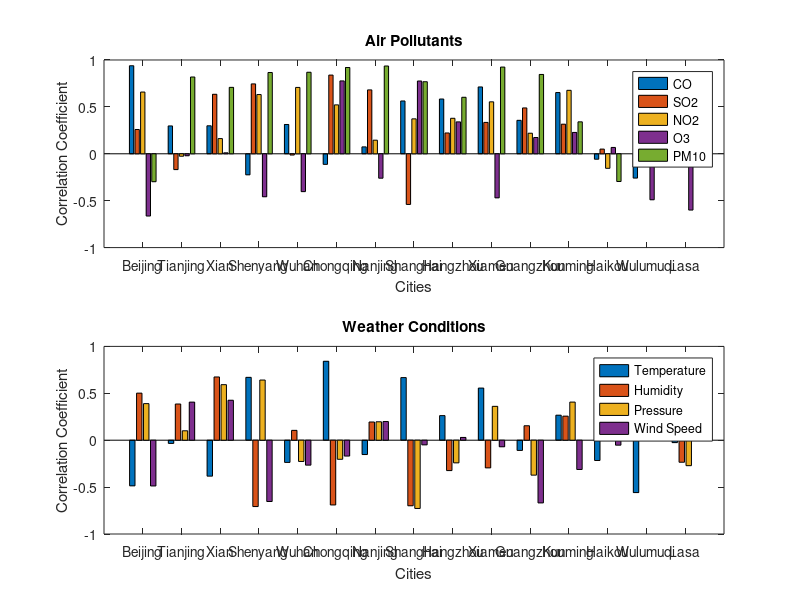

The MATLAB script that drew this image:
function [] = plot_corr2()
%PLOT_CORR_AIR2 Summary of this function goes here
%   Detailed explanation goes here
%CO SO2 NO2 O3 PM10
%Temperature, humidity, barometric pressure, wind speed
%beijing tianjing xian shenyang wuhan chongqing nanjing shanghai hangzhou xiamen
%guangzhou kunming haikou wulumuqi lasa 

matrix_air=[
0.9386851753616189 0.258969860791704 0.6581570683704053 -0.6635269314557718 -0.2977764048768346;
0.2970151730349192 -0.16850873086653623 -0.026044544347534202 -0.02117785491228566 0.8185927043807736;
0.2986362731490203 0.6343849529640924 0.16211000940220266 0.010503059008651422 0.7082407905284146;
-0.22439585481827892 0.7451477615814248 0.6315436799893476 -0.4581777004574942 0.8666273010400635;
0.3123713747600385 -0.013354235782942774 0.7075072956787276 -0.4034868510682738 0.8692662073809835;
-0.11292670141202547 0.8390622144185877 0.5214842068989374 0.7769172807173164 0.9198664009212294;
0.07377788824490299 0.6811835242721188 0.14513234555854404 -0.2604366604678699 0.9357889308526842;
0.563018660508155 -0.5401866524019254 0.372485801969262 0.775843257208883 0.7682180724839671;
0.58396714256749 0.22193222960558825 0.37849829543115926 0.3402777448299055 0.6024947912953795;
0.7126157357741357 0.33463312692567815 0.553892198701271 -0.4698124208731544 0.9244870571418045;
0.3567886930023228 0.48890845422695933 0.21933711907859263 0.17361596961926382 0.8457571976029713;
0.6529495748109188 0.3156602985718347 0.6766649524509585 0.2276900062306776 0.3406992551357994;
-0.05812292509171005 0.05010449332191698 -0.15483677624379355 0.06768958480178659 -0.2954076429291729;
-0.2591339024790996 0.2189240050357496 0.490207111903481 -0.4903353758928199 0.6227624354261166;
0.4289949635852619 0.6345504909496118 0.6276355213818325 -0.5999190939930763 0.8547516006560512;
];
matrix_weather=[
-0.48672293064809197 0.5017199472145376 0.3899595135419343 -0.487845183547441;
-0.03451255045022823 0.38575211697050515 0.10032577813659313 0.4060150840811186;
-0.38336088858459194 0.6741219075332741 0.5920673083609594 0.4260331993940553;
0.6700388325806517 -0.7073976945404608 0.6413062483853513 -0.6535675543866827;
-0.2368622580893463 0.10490187578152815 -0.22664456340662492 -0.2660235922389258;
0.8414627844000605 -0.6903681015935125 -0.2035376875264276 -0.16913337459434938;
-0.15287964766076512 0.19406370662993827 0.1963908961463598 0.1989727425761564;
0.6674996938132969 -0.699127202027389 -0.7277220534198087 -0.04987397424646002;
0.26216802258765 -0.3239706569894847 -0.24158032533655396 0.02941871126668481;
0.5557563915934265 -0.29512938195262175 0.36091671685381715 -0.07025356344817332;
-0.10910994650144137 0.15417335899171478 -0.37255186432668314 -0.6686170453102589;
0.2666703158114223 0.2564613647281571 0.40625947773506976 -0.3122244511691584
-0.2163886712388679 0.2564613647281571 0.2273558201029094 -0.0531472491302192;
-0.5584802107193515 0.43329398447151113 0.5393450727693191 0.07782967076253158;
-0.025716988066013764 -0.23516038323406924 -0.2715944739803451 0.14968924105206885;
];

    subplot(2,1,1)
    bar(matrix_air);
    legend('CO','SO2','NO2','O3','PM10');
    xlabel('Cities');
    ylabel('Correlation Coefficient');
    title('Air Pollutants');
    set(gca, 'XTick', 1:15);
    set(gca,'XTickLabel',{'Beijing','Tianjing','Xian','Shenyang','Wuhan','Chongqing','Nanjing','Shanghai','Hangzhou','Xiamen','Guangzhou','Kunming','Haikou','Wulumuqi','Lasa'});

    subplot(2,1,2);
    bar(matrix_weather);
    legend('Temperature','Humidity','Pressure','Wind Speed');
    xlabel('Cities');
    ylabel('Correlation Coefficient');
    title('Weather Conditions');
    set(gca, 'XTick', 1:15);
    set(gca,'XTickLabel',{'Beijing','Tianjing','Xian','Shenyang','Wuhan','Chongqing','Nanjing','Shanghai','Hangzhou','Xiamen','Guangzhou','Kunming','Haikou','Wulumuqi','Lasa'});

end 



